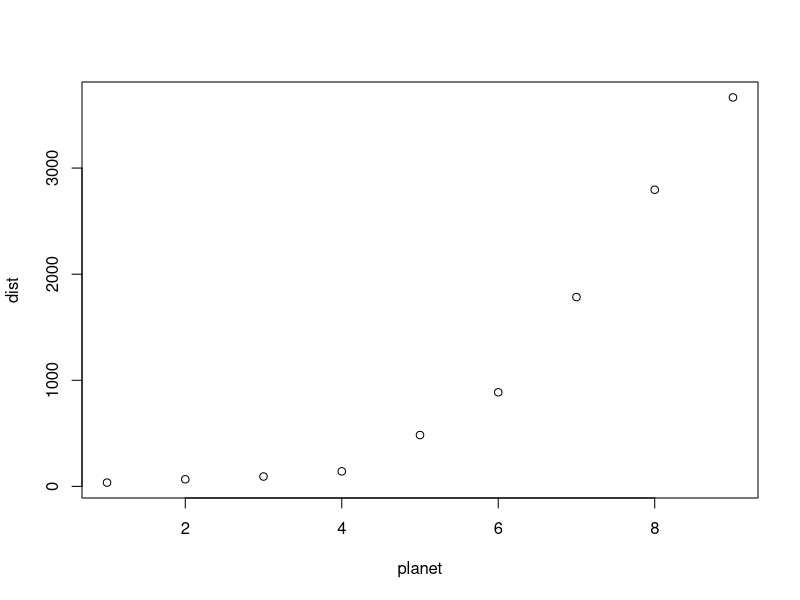
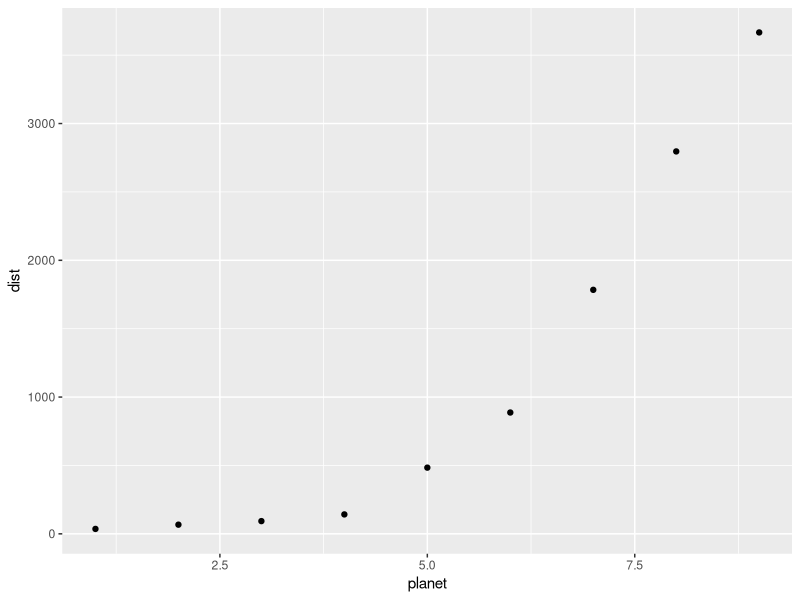
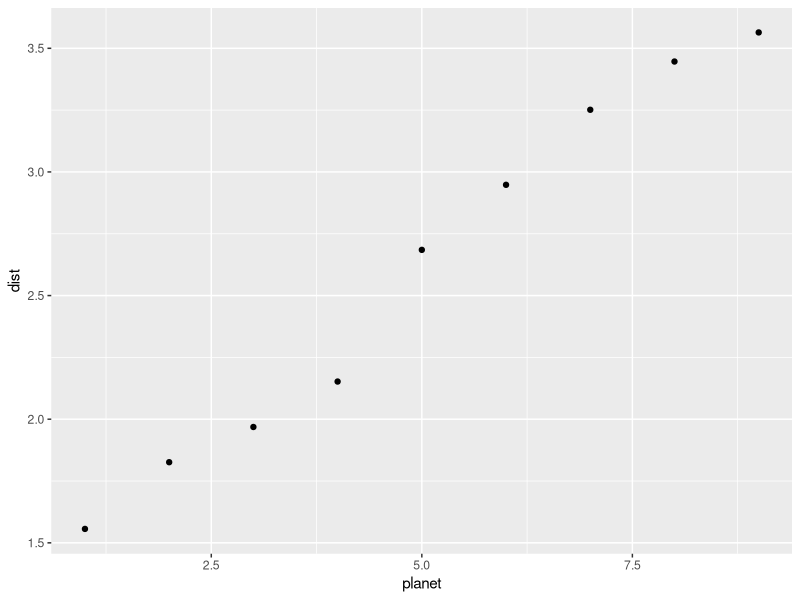

Here is the R script that generated these plots, in order:
library(ggplot2)
library(dplyr)

#15
cal = c(472,498,465,456,423,437,508,431,479,454,450,410,504,437,489,436,480,439,444,408)
time = c(21.4,30.8,37.7,33.5,32.8,39.5,22.8,34.1,33.9,43.8,42.4,43.1,29.2,31.3,28.6,32.9,30.6,35.1,33.0,43.7)
cor(cal, time)

#35
planet = c(1:9)
dist = c(36,67,93,142,484,887,1784,2796,3666)
dat = data.frame(planet, dist)
print(dat)
plot(planet, dist)
ggplot(dat, aes(x = planet, y = dist)) +
  geom_point()
dat$dist = log(dat$dist, 10)
ggplot(dat, aes(x = planet, y = dist)) +
  geom_point()